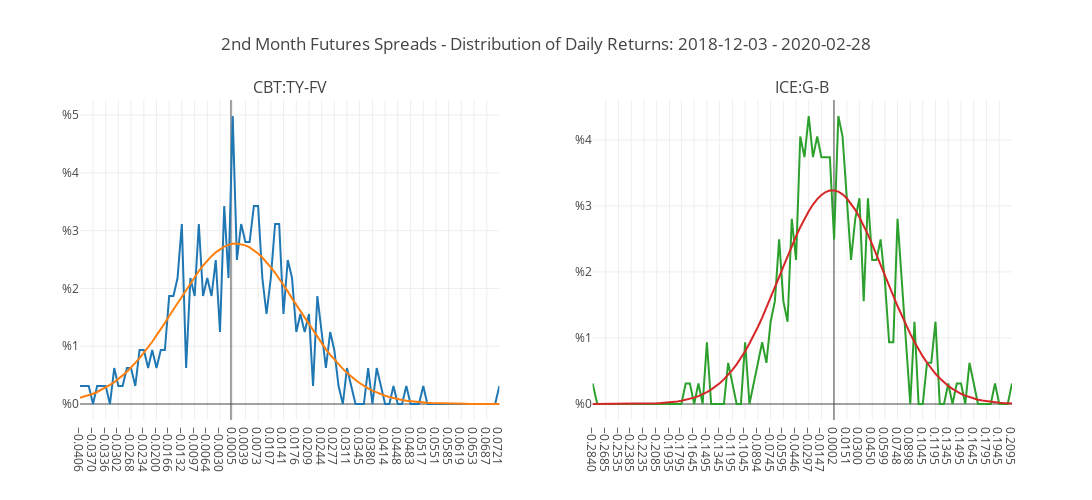

The code cell stored with this chart in its notebook:
### Code cell
fig = make_tail_charts(pairs, df_second.loc[:"2020-02-28"].copy(), title_text="2nd Month Futures Spreads - Distribution of Daily Returns")
fig.show()
